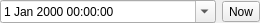
<?xml version="1.0" encoding="UTF-8"?>
<ui version="4.0">
 <class>PropertyDateTimeEdit</class>
 <widget class="QWidget" name="PropertyDateTimeEdit">
  <property name="geometry">
   <rect>
    <x>0</x>
    <y>0</y>
    <width>260</width>
    <height>20</height>
   </rect>
  </property>
  <layout class="QHBoxLayout" name="horizontalLayout" stretch="1,0">
   <property name="leftMargin">
    <number>0</number>
   </property>
   <property name="topMargin">
    <number>0</number>
   </property>
   <property name="rightMargin">
    <number>0</number>
   </property>
   <property name="bottomMargin">
    <number>0</number>
   </property>
   <item>
    <widget class="QDateTimeEdit" name="dateTimeEdit">
     <property name="calendarPopup">
      <bool>true</bool>
     </property>
    </widget>
   </item>
   <item>
    <widget class="QToolButton" name="nowButton">
     <property name="text">
      <string>Now</string>
     </property>
    </widget>
   </item>
  </layout>
 </widget>
 <resources/>
 <connections/>
</ui>
